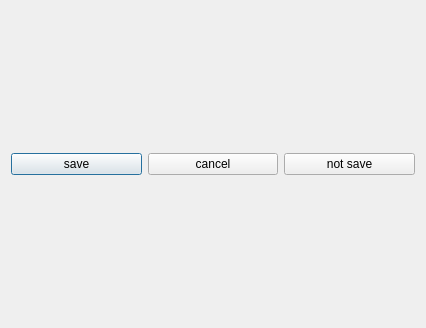
<?xml version="1.0" encoding="UTF-8"?>
<ui version="4.0">
 <class>CCloseProjectDialog</class>
 <widget class="QDialog" name="CCloseProjectDialog">
  <property name="geometry">
   <rect>
    <x>0</x>
    <y>0</y>
    <width>426</width>
    <height>328</height>
   </rect>
  </property>
  <property name="windowTitle">
   <string>Close Project Dialog</string>
  </property>
  <layout class="QHBoxLayout" name="horizontalLayout">
   <item>
    <widget class="QPushButton" name="pushButtonSave">
     <property name="text">
      <string>save</string>
     </property>
    </widget>
   </item>
   <item>
    <widget class="QPushButton" name="pushButtonCancel">
     <property name="text">
      <string>cancel</string>
     </property>
    </widget>
   </item>
   <item>
    <widget class="QPushButton" name="pushButtonNotSave">
     <property name="text">
      <string>not save</string>
     </property>
    </widget>
   </item>
  </layout>
 </widget>
 <layoutdefault spacing="6" margin="11"/>
 <resources/>
 <connections/>
</ui>
